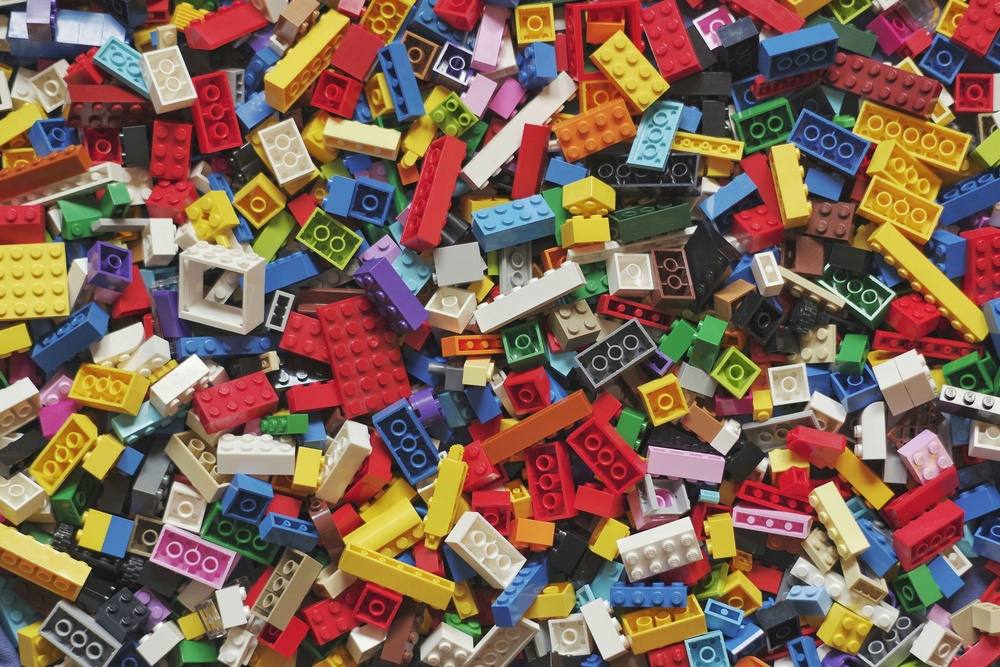
#> input picture 4.Image Processing/4.7.FunctionRGBToGray/input/pic.jpg, 1000 x 667 px, shrunk from 5548 x 3699 before the run
$ python function_rgb_to_gray.py
#> lines starting #> are read from the running program, lines starting #| are printed output that depends on the picture
#> further down, img is the input picture: shape (667, 1000, 3); mean B, G, R 85.3, 100.1, 128.2
import cv2
import numpy as np

def rgb_to_gray(image):
    height, width, channels = image.shape
#> height = 667; width = 1000; channels = 3
    gray_image = np.zeros((height, width), dtype =np.uint8)
    for y in range(height):
        for x in range(width):
            r, g, b = image[y, x]
            gray_value = int(0.2989 * r + 0.5870 * g + 0.1140 * b)
            gray_image[y, x] = gray_value
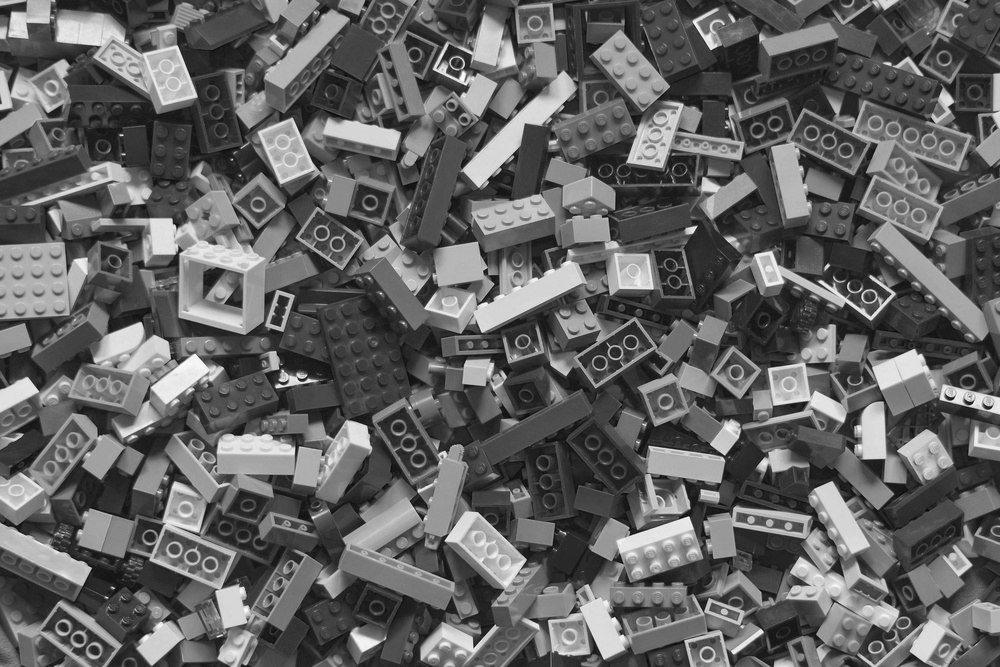
#> gray_image: shape (667, 1000); min 8, max 254, mean 98.4

    return gray_image

img = cv2.imread('input/pic.jpg')
img = rgb_to_gray(img)
cv2.imwrite('output/pic2.jpg', img)
